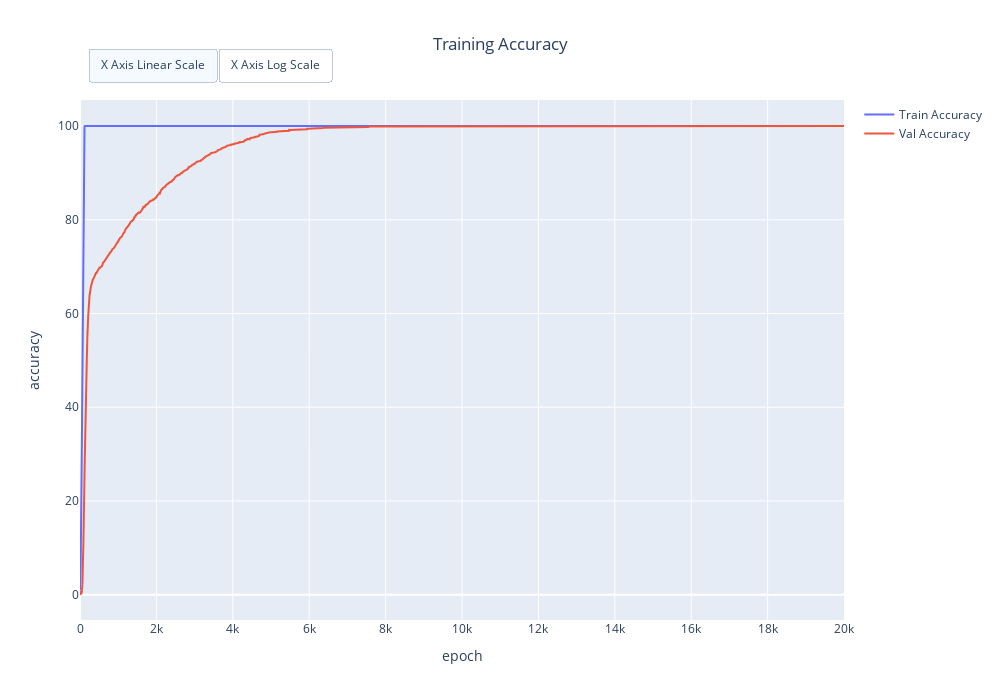

Notebook cell for this chart:
### Code cell
# Plot accuracy
fig = go.Figure()
fig.add_trace(
    go.Scatter(x=np.arange(len(train_stats["epoch_train_accs"])), y=train_stats["epoch_train_accs"], name="Train Accuracy")
)
fig.add_trace(
    go.Scatter(x=np.arange(len(train_stats["epoch_val_accs"])), y=train_stats["epoch_val_accs"], name="Val Accuracy")
)

# Add buttons for scaling axis
updatemenus = [
    dict(
        type = "buttons",
        direction = "left",
        buttons=list([
            dict(
                args=[{"xaxis": dict(type="linear")}],
                label="X Axis Linear Scale",
                method="relayout"
            ),
            dict(
                args=[{"xaxis": dict(type="log")}],
                label="X Axis Log Scale",
                method="relayout"
            )
        ]),
        showactive=True,
        x=0.01,
        xanchor="left",
        y=1.1,
        yanchor="top"
    )
]

# Update layout
fig.update_layout(
    height=700, width=1000,
    updatemenus=updatemenus,
    title_text="Training Accuracy",
    title_x=0.5,
    xaxis_title_text="epoch",
    yaxis_title_text="accuracy"
)

fig.show()

### Figure 1 — Plotly figure (JSON) as saved in the notebook; plotly's stock layout.template omitted (floating-point values rounded to 4 significant figures; data arrays with more than 128 entries replaced by an {"elided": "..."} marker saying what was removed)
{"data": [{"name": "Train Accuracy", "type": "scatter", "x": {"elided": "20000 int values"}, "y": {"elided": "20000 float values"}}, {"name": "Val Accuracy", "type": "scatter", "x": {"elided": "20000 int values"}, "y": {"elided": "20000 float values"}}], "layout": {"height": 700, "title": {"text": "Training Accuracy", "x": 0.5}, "updatemenus": [{"buttons": [{"args": [{"xaxis": {"type": "linear"}}], "label": "X Axis Linear Scale", "method": "relayout"}, {"args": [{"xaxis": {"type": "log"}}], "label": "X Axis Log Scale", "method": "relayout"}], "direction": "left", "showactive": true, "type": "buttons", "x": 0.01, "xanchor": "left", "y": 1.1, "yanchor": "top"}], "width": 1000, "xaxis": {"title": {"text": "epoch"}}, "yaxis": {"title": {"text": "accuracy"}}}}
